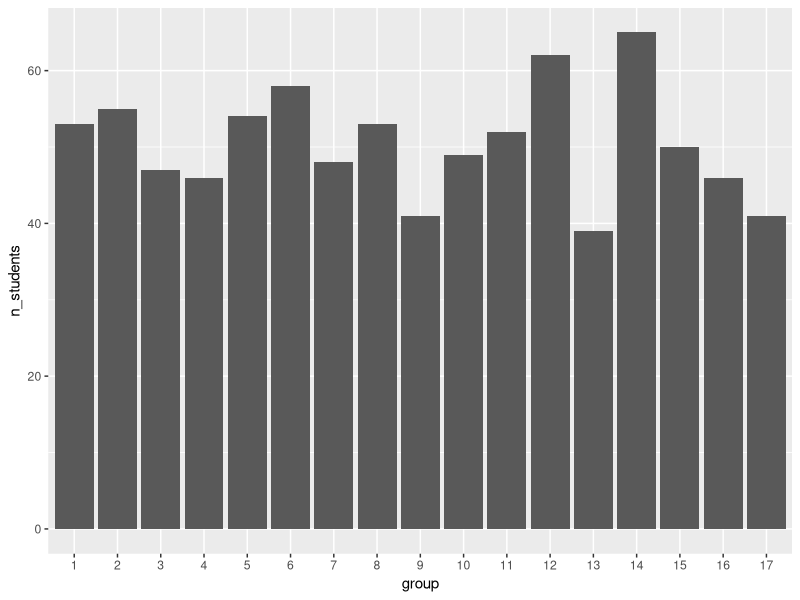
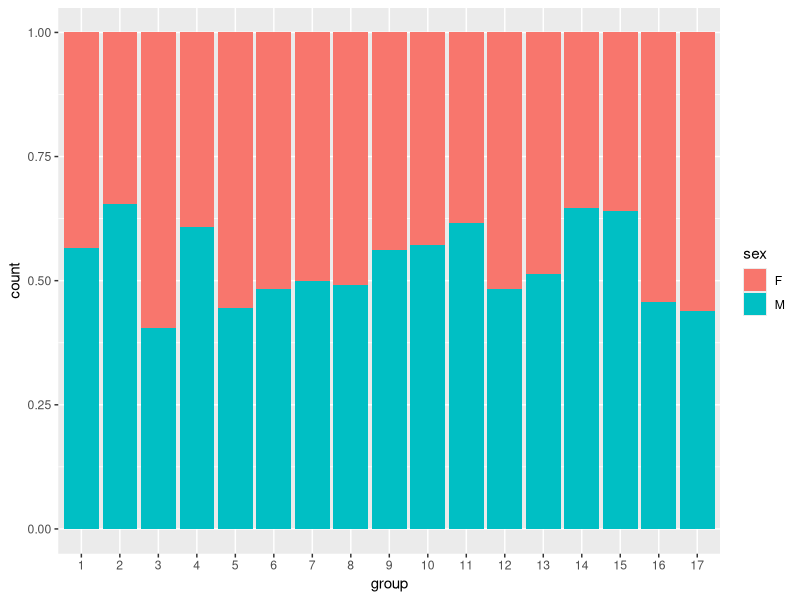
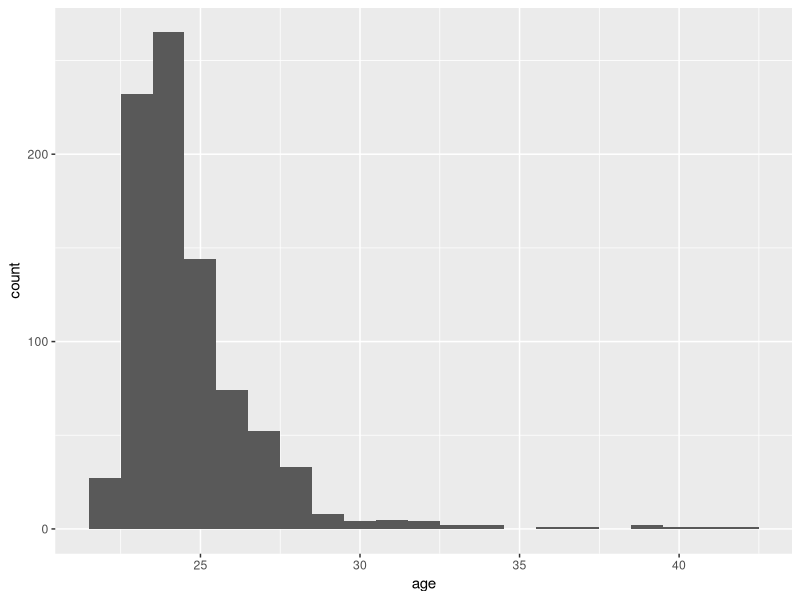

R code for these plots, in order:
## ---- chunk 1
library(readr)
library(dplyr)
library(knitr)
library(ggplot2)
library(lubridate)
## ---- chunk 2
courses <- read_csv("courses.csv")
## ---- chunk 3
courses %>%
  rename(
    "identifiant" = course_id,
    "semester" = semester,
    "number of exams" = nb_grades
  ) %>%
  arrange(`course`) %>%
  kable()
## ---- chunk 4
students <- read_csv("students.csv") %>%
  mutate(
    id = as.integer(id),
    group = factor(group),
    birth_date = as.Date(birth_date),
    sex = factor(sex)
  )

class(students$birth_date)
class(students$sex)

## ---- chunk 5
grades <- read_csv("grades.csv")
grades <- read_delim("grades.csv",
  delim = "|",
na = "_",
)

## ---- chunk 6
students %>%
  group_by(group) %>%
  summarise(n_students = n()) %>%
  ggplot(aes(x = group, y = n_students)) +
  geom_col()
## ---- chunk 7
students %>%
  ggplot(aes(x = group, fill = sex)) +
  geom_bar(position = "fill")
## ---- chunk 8
students <- students %>% 
  mutate(
    age = round(time_length(today() - birth_date, unit = "year"))
  )
## ---- chunk 9
students %>%
  ggplot(aes(x = age)) +
  geom_histogram(binwidth = 1)
## ---- chunk 10
age_group <- students %>%
  group_by(group) %>%
  summarise(median_age = median(age))
  kable(age_group)
## ---- chunk 11
max_age <- students %>%
  group_by(group) %>%
  summarise(max_age = max(age))

max_age
